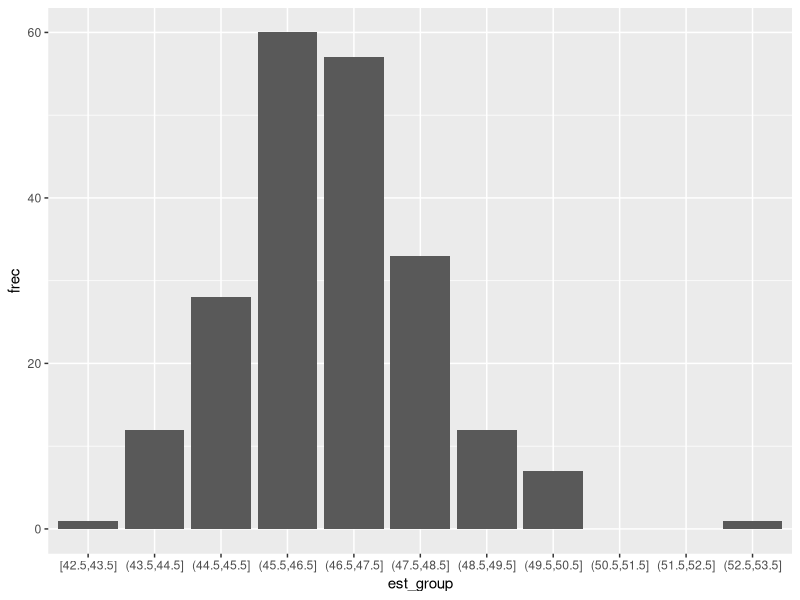
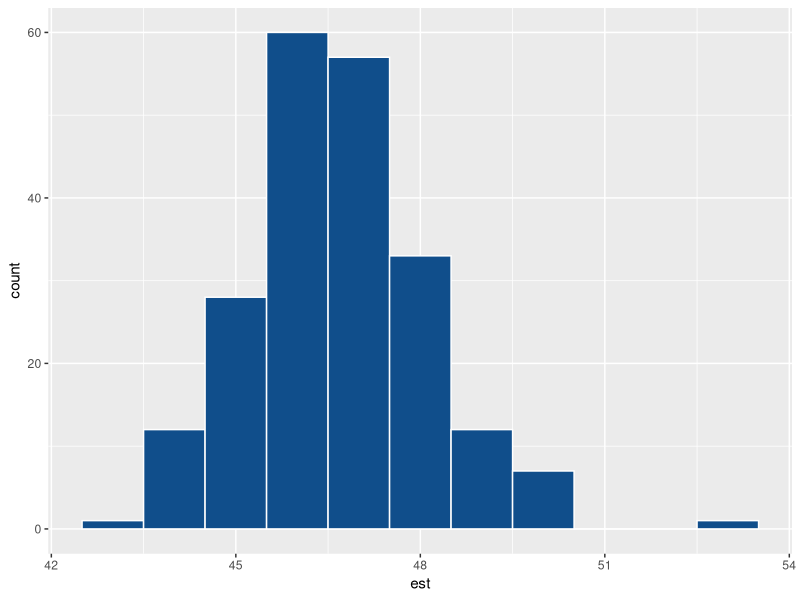
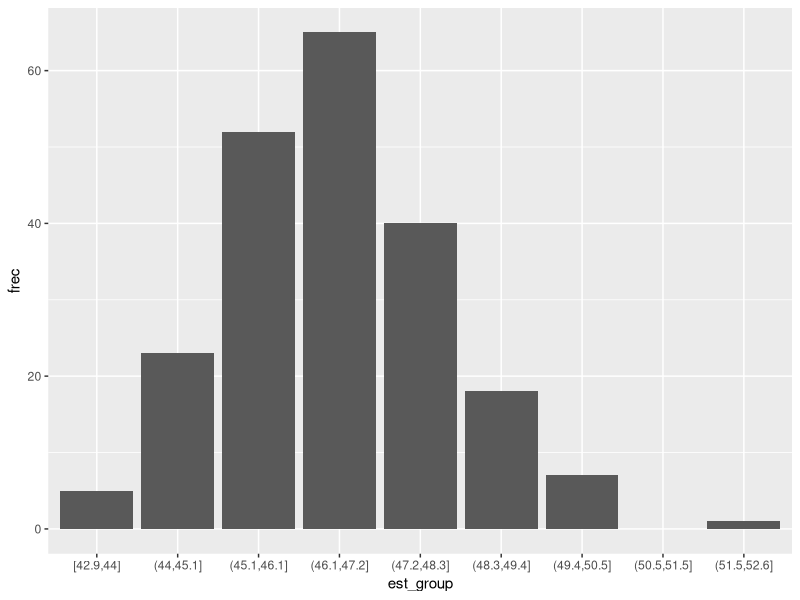
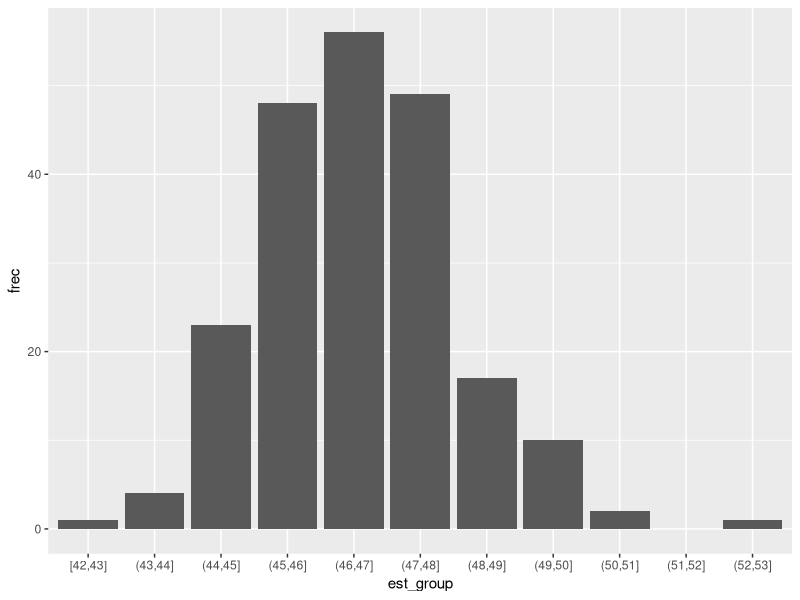

Source code (R) for these figures, in order:
## ---- chunk 1
library(tidyverse)
df <- read_csv2("camembert.csv") 
## ---- chunk 2
 df |>
  select(est)
## ---- chunk 3
df |>
  select(est) |>
  mutate(est_group = cut_width(est, width = 1)) 
## ---- chunk 4
df |>
  select(est) |>
  mutate(est_group = cut_width(est, width = 1)) |>
  group_by(est_group)
## ---- chunk 5
df |>
  select(est) |>
  mutate(est_group = cut_width(est, width = 1)) |>
  group_by(est_group) |>
  summarize (frec = n())
## ---- chunk 6
df |>
  select(est) |>
  mutate(est_group = cut_width(est, width = 1)) |>
  group_by(est_group) |>
  summarize (frec = n()) |>
  complete(est_group, fill = list(frec = 0))
## ---- chunk 7
tabla_frec <- df |>
  select(est) |>
  mutate(est_group = cut_width(est, width = 1)) |>
  group_by(est_group) |>
  summarize (frec = n()) |>
  complete(est_group, fill = list(frec = 0))
## ---- chunk 8
tabla_frec
## ---- chunk 9
tabla_frec |>
  ggplot(aes(x=est_group, y = frec)) +
    geom_col()
## ---- chunk 10
df |>
  ggplot(aes(x=est)) +
    geom_histogram(colour="white", fill="dodgerblue4", binwidth = 1)
## ---- chunk 11
df |>
  select(est) |>
  mutate(est_group = cut_interval(est, n = 9)) |>
  group_by(est_group) |>
  summarize (frec = n()) |>
  complete(est_group, fill = list(frec = 0)) |>
  ggplot(aes(x=est_group, y = frec)) +
    geom_col()
  
## ---- chunk 12
df |>
  select(est) |>
  mutate(est_group = cut_interval(est, length = 1)) |>
  group_by(est_group) |>
  summarize (frec = n()) |>
  complete(est_group, fill = list(frec = 0)) |>
  ggplot(aes(x=est_group, y = frec)) +
    geom_col()
